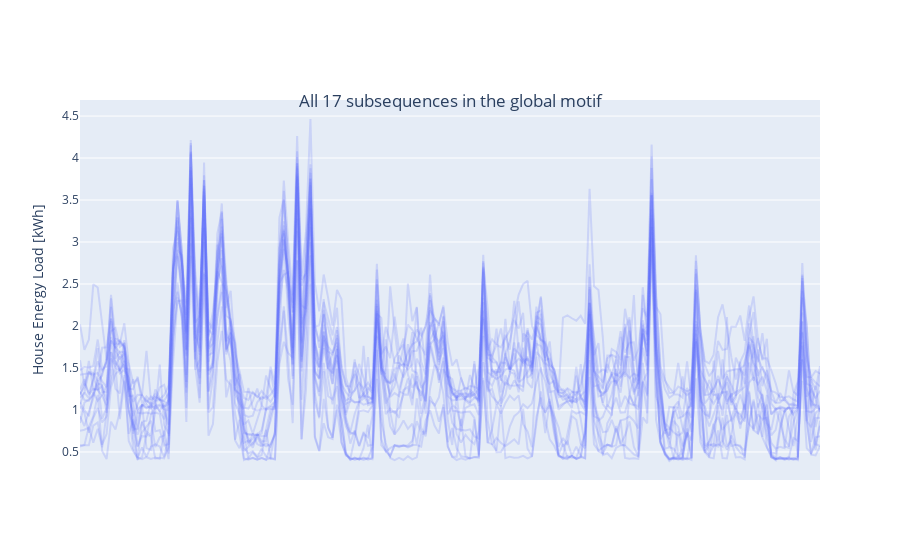

Notebook source saved alongside this figure:
### Code cell
fig = go.Figure()

title = f"All {len(global_load_motif_count)} subsequences in the global motif"

for idx in global_load_motif_count[:, 1]:
    fig.add_trace(go.Scatter(
        y = load_df[idx: idx+m],
        marker = dict(color="rgba(98, 111, 250, 0.2)"),
    ))

fig.update_layout(showlegend=False,
                  title={'text' : title,
                         'xanchor': 'center', 'x' : 0.5,
                         'y' : 0.83, 'yanchor' : 'top'})
fig.update_yaxes(title="House Energy Load [kWh]")
fig.update_xaxes(title="", visible=False)
fig.show()

### Figure 1 — Plotly figure (JSON) as saved in the notebook; plotly's stock layout.template omitted (floating-point values rounded to 4 significant figures; data arrays with more than 128 entries replaced by an {"elided": "..."} marker saying what was removed)
{"data": [{"marker": {"color": "rgba(98, 111, 250, 0.2)"}, "y": {"elided": "168 float values"}, "type": "scatter"}, {"marker": {"color": "rgba(98, 111, 250, 0.2)"}, "y": {"elided": "168 float values"}, "type": "scatter"}, {"marker": {"color": "rgba(98, 111, 250, 0.2)"}, "y": {"elided": "168 float values"}, "type": "scatter"}, {"marker": {"color": "rgba(98, 111, 250, 0.2)"}, "y": {"elided": "168 float values"}, "type": "scatter"}, {"marker": {"color": "rgba(98, 111, 250, 0.2)"}, "y": {"elided": "168 float values"}, "type": "scatter"}, {"marker": {"color": "rgba(98, 111, 250, 0.2)"}, "y": {"elided": "168 float values"}, "type": "scatter"}, {"marker": {"color": "rgba(98, 111, 250, 0.2)"}, "y": {"elided": "168 float values"}, "type": "scatter"}, {"marker": {"color": "rgba(98, 111, 250, 0.2)"}, "y": {"elided": "168 float values"}, "type": "scatter"}, {"marker": {"color": "rgba(98, 111, 250, 0.2)"}, "y": {"elided": "168 float values"}, "type": "scatter"}, {"marker": {"color": "rgba(98, 111, 250, 0.2)"}, "y": {"elided": "168 float values"}, "type": "scatter"}, {"marker": {"color": "rgba(98, 111, 250, 0.2)"}, "y": {"elided": "168 float values"}, "type": "scatter"}, {"marker": {"color": "rgba(98, 111, 250, 0.2)"}, "y": {"elided": "168 float values"}, "type": "scatter"}, {"marker": {"color": "rgba(98, 111, 250, 0.2)"}, "y": {"elided": "168 float values"}, "type": "scatter"}, {"marker": {"color": "rgba(98, 111, 250, 0.2)"}, "y": {"elided": "168 float values"}, "type": "scatter"}, {"marker": {"color": "rgba(98, 111, 250, 0.2)"}, "y": {"elided": "168 float values"}, "type": "scatter"}, {"marker": {"color": "rgba(98, 111, 250, 0.2)"}, "y": {"elided": "168 float values"}, "type": "scatter"}, {"marker": {"color": "rgba(98, 111, 250, 0.2)"}, "y": {"elided": "168 float values"}, "type": "scatter"}], "layout": {"title": {"text": "All 17 subsequences in the global motif", "xanchor": "center", "x": 0.5, "y": 0.83, "yanchor": "top"}, "showlegend": false, "yaxis": {"title": {"text": "House Energy Load [kWh]"}}, "xaxis": {"title": {"text": ""}, "visible": false}}}
